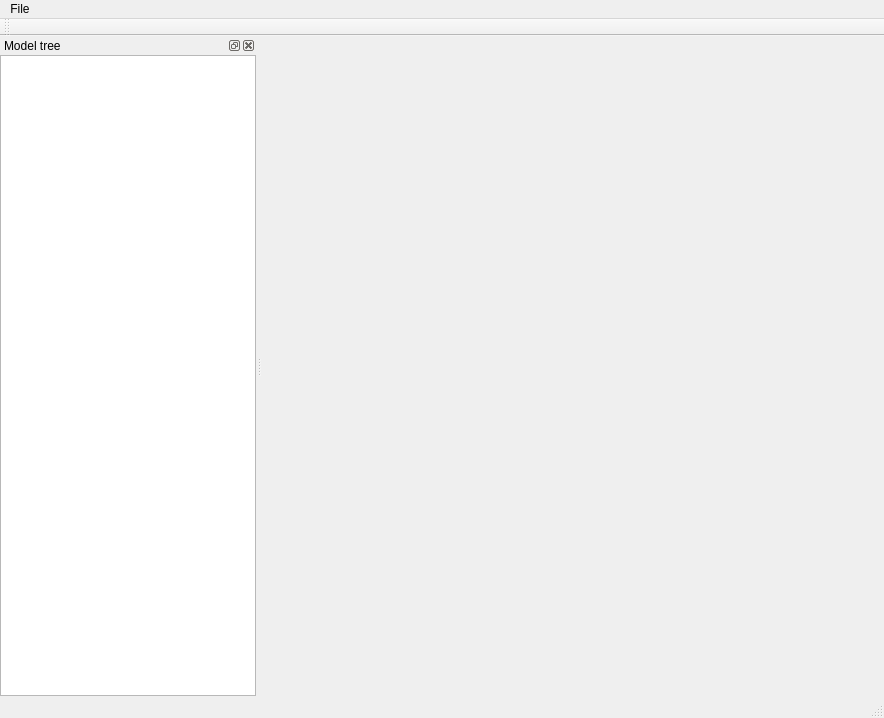
<?xml version="1.0" encoding="UTF-8"?>
<ui version="4.0">
 <class>MainWindow</class>
 <widget class="QMainWindow" name="MainWindow">
  <property name="geometry">
   <rect>
    <x>0</x>
    <y>0</y>
    <width>884</width>
    <height>718</height>
   </rect>
  </property>
  <property name="windowTitle">
   <string>MainWindow</string>
  </property>
  <widget class="QWidget" name="centralWidget">
   <property name="sizePolicy">
    <sizepolicy hsizetype="Preferred" vsizetype="Preferred">
     <horstretch>0</horstretch>
     <verstretch>0</verstretch>
    </sizepolicy>
   </property>
   <property name="autoFillBackground">
    <bool>false</bool>
   </property>
  </widget>
  <widget class="QMenuBar" name="menuBar">
   <property name="geometry">
    <rect>
     <x>0</x>
     <y>0</y>
     <width>884</width>
     <height>22</height>
    </rect>
   </property>
   <widget class="QMenu" name="menuFile">
    <property name="title">
     <string>File</string>
    </property>
    <addaction name="actionCreate_view"/>
   </widget>
   <addaction name="menuFile"/>
  </widget>
  <widget class="QToolBar" name="mainToolBar">
   <attribute name="toolBarArea">
    <enum>TopToolBarArea</enum>
   </attribute>
   <attribute name="toolBarBreak">
    <bool>false</bool>
   </attribute>
  </widget>
  <widget class="QStatusBar" name="statusBar"/>
  <widget class="QDockWidget" name="dockWidget">
   <property name="allowedAreas">
    <set>Qt::LeftDockWidgetArea|Qt::RightDockWidgetArea</set>
   </property>
   <property name="windowTitle">
    <string>Model tree</string>
   </property>
   <attribute name="dockWidgetArea">
    <number>1</number>
   </attribute>
   <widget class="QWidget" name="dockWidgetContents">
    <layout class="QHBoxLayout" name="horizontalLayout">
     <property name="spacing">
      <number>0</number>
     </property>
     <property name="sizeConstraint">
      <enum>QLayout::SetMaximumSize</enum>
     </property>
     <property name="margin">
      <number>0</number>
     </property>
     <item>
      <widget class="QTreeView" name="treeView"/>
     </item>
    </layout>
   </widget>
  </widget>
  <action name="actionCreate_view">
   <property name="text">
    <string>Create view</string>
   </property>
  </action>
 </widget>
 <layoutdefault spacing="6" margin="11"/>
 <resources/>
 <connections>
  <connection>
   <sender>actionCreate_view</sender>
   <signal>activated()</signal>
   <receiver>MainWindow</receiver>
   <slot>onCreateView()</slot>
   <hints>
    <hint type="sourcelabel">
     <x>-1</x>
     <y>-1</y>
    </hint>
    <hint type="destinationlabel">
     <x>441</x>
     <y>358</y>
    </hint>
   </hints>
  </connection>
 </connections>
 <slots>
  <slot>onCreateView()</slot>
 </slots>
</ui>
